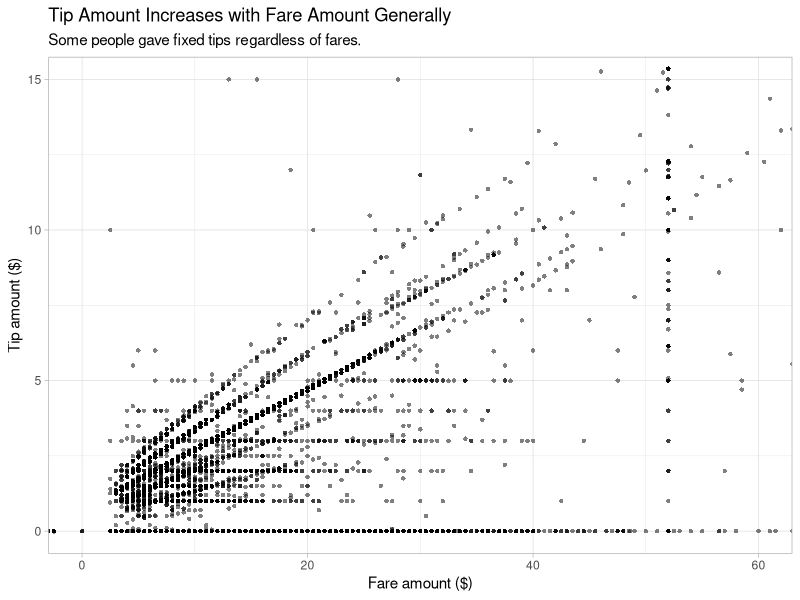
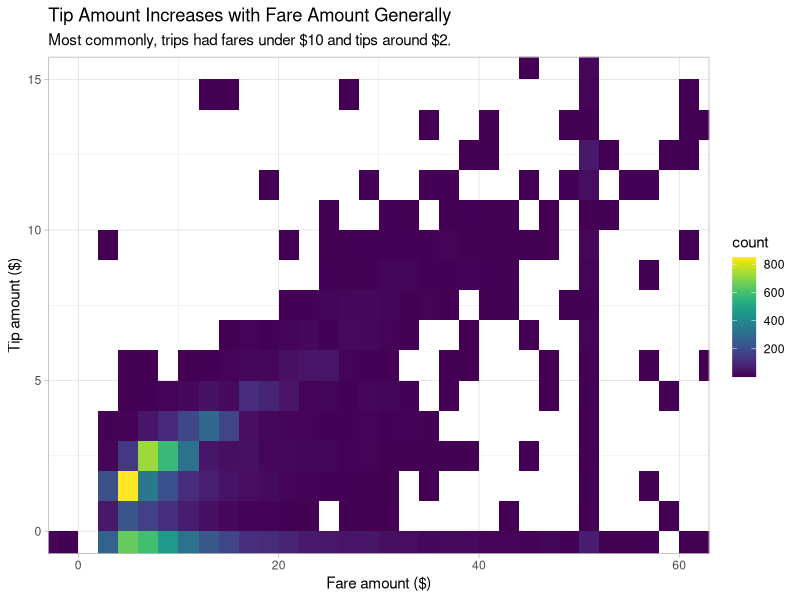
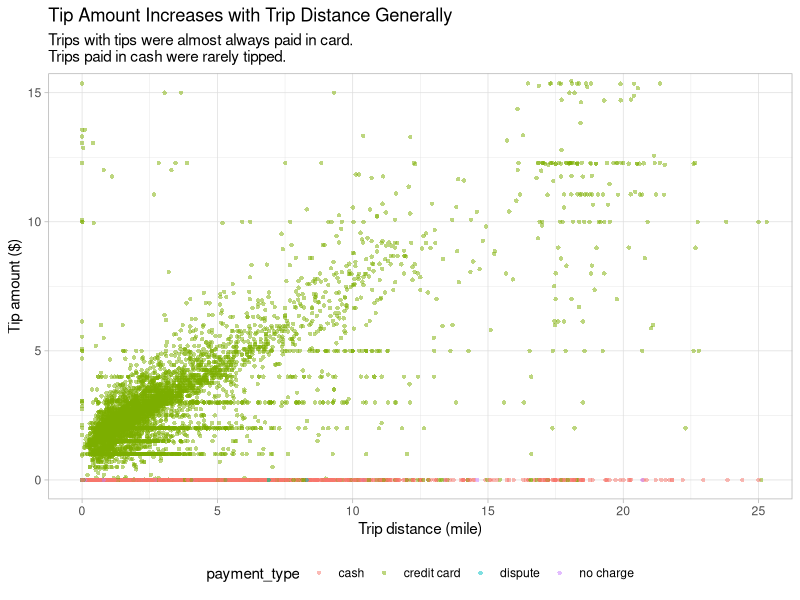
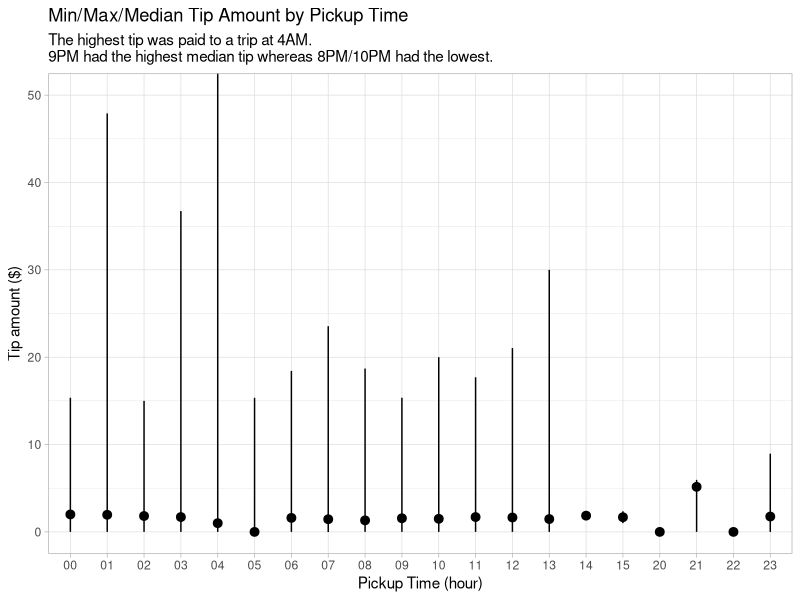

R code for these plots, in order:
# HW6: ggplot_taxi
#'
# In this exercise, you have to recreate the figures found at
# the left of the instructions.
# We suggest functions you can use to create the plots, but
# you are free to use the method you are the most comfortable with.
# Make sure that the figures look exactly like the ones you are supposed to create.
#'
# In this exercise, you will familiarize yourself with data visualization using
# ggplot.
#'
# Throughout the exercise:
#    - Use `theme_light()` for the plots.
#    - Set `alpha = 0.5` and `stoke = 0` for `geom_point()` to avoid overplotting.
#    - For good practice, make sure every graph is complete. Follow the
#      instructions for labelling exactly to get the correct answer.
#    - Do NOT use `for`, `while` or `repeat` loops.
#    - Use `%>%` to structure your operations.
#'
# 1. Load the packages `tidyverse` and `viridis`.
#    Use `read_csv()` to read the dataset `nyc_taxi` (located in directory `data/`).
#    Store the corresponding dataframe into a tibble `taxi`.
#    In the following exercises, we will explore how `tip_amount` depends on
#    other features.
## Do not modify this line!
library(tidyverse)
library(viridis)
taxi <- read_csv("data/nyc_taxi.csv")



# 2. Draw a scatterplot for `tip_amount` vs. `fare_amount`.
#    For a better view, we will remove the nagative fare values and some outliers
#    by zooming in. You can use any of the three methods discussed in class.
#    To do this, you can use:
#       - `ggplot()` to initialize a ggplot object and specify the variables to plot.
#       - `geom_point()` to draw the scatterplot.
#       - `coord_cartesian()` with `xlim = c(0, 60)` and `ylim = c(0, 15)` to
#         keep `fare_amount` in [0, 60] and `tip_amount` in [0, 15].
#       - `labs()` to format the labels such that:
#          - `title = "Tip Amount Increases with Fare Amount Generally"`
#          - `subtitle = "Some people gave fixed tips regardless of fares."`
#          - `x = "Fare amount ($)"`
#          - `y = "Tip amount ($)"`
#    Store the plot into a `ggplot` object `g1`.
#    Some explanations for the pattern:
#       - Prominent diagonal lines: tip amount increases with fare amount.
#         People generally tip at a certain percentage of the fare, which is
#         very likely due to the tip choices provided when people pay with
#         credit card.
#       - Prominent horizontal lines: a group of people give fixed tips
#         regardless of fares.
#       - Vertical line at $52 fare: tip choices vary a lot at this fare.
## Do not modify this line!
g1 <- ggplot(data = taxi, mapping = aes(x = fare_amount, y = tip_amount)) +
  geom_point(alpha = 0.5, stroke = 0) + 
  coord_cartesian(xlim = c(0,60), ylim = c(0, 15)) +
  labs(title = "Tip Amount Increases with Fare Amount Generally",
       subtitle = "Some people gave fixed tips regardless of fares.",
       x = "Fare amount ($)",
       y = "Tip amount ($)") +
  theme_light()
g1


# 3. Heatmaps are useful for visualizing frequency counts and identifying clusters.
#    Draw a square heatmap for `tip_amount` vs. `fare_amount`, using `viridis`
#    for a perceptually uniform colormap.
#    To do this, you can use:
#       - `ggplot()` to initialize a ggplot object and specify the variables to plot.
#       - `geom_bin2d()` to draw a square heatmap (set `binwidth = c(2, 1)`).
#       - `coord_cartesian()` with `xlim = c(0, 60)` and `ylim = c(0, 15)` to
#         zoom in the figure as previous.
#       - `scale_fill_viridis()` to set `viridis` as the colormap.
#       - `labs()` to format the labels such that:
#          - `title = "Tip Amount Increases with Fare Amount Generally"`
#          - `subtitle = "Most commonly, trips had fares under $10 and tips around $2."``
#          - `x = "Fare amount ($)"`
#          - `y = "Tip amount ($)"`
#    Store the plot into a `ggplot` object `g2`.
## Do not modify this line!
g2 <- ggplot(data = taxi, mapping = aes(x = fare_amount, y = tip_amount)) +
  geom_bin2d(binwidth = c(2,1)) +
  coord_cartesian(xlim = c(0, 60), ylim = c(0, 15)) +
  scale_fill_viridis() +
  labs(title = "Tip Amount Increases with Fare Amount Generally",
       subtitle = "Most commonly, trips had fares under $10 and tips around $2.",
       x = "Fare amount ($)",
       y = "Tip amount ($)") +
  theme_light()
g2


# 4. Draw a scatterplot for `tip_amount` vs. `trip_distance`, with points
#    colored by `payment_type`.
#    To do this, you can use:
#       - `ggplot()` to initialize a ggplot object and specify the variables to plot.
#       - `geom_point()` to draw a scatterplot colored by `payment_type`.
#       - `coord_cartesian()` with `xlim = c(0, 25)` and `ylim = c(0, 15)` to
#         zoom in the figure as previous.
#       - `labs()` to format the labels such that:
#          - `title = "Tip Amount Increases with Trip Distance Generally"`
#          - `subtitle = paste("Trips with tips were almost always paid in card.",
#                              "Trips paid in cash were rarely tipped.", sep="\n")`
#          - `x = "Trip distance (mile)"`
#          - `y = "Tip amount ($)"`
#       - `theme()` to place the legend at the bottom of the figure.
#         (Note that this should be done AFTER setting `theme_light()` to
#         override the legend settings in the theme).
#    Store the plot into a `ggplot` object `g3`.
## Do not modify this line!
g3 <- ggplot(data = taxi, mapping = aes(x = trip_distance, y = tip_amount)) +
  geom_point(mapping = aes(color = payment_type), alpha = 0.5, stroke = 0) +
  coord_cartesian(xlim = c(0, 25), ylim = c(0, 15)) +
  labs(title = "Tip Amount Increases with Trip Distance Generally",
       subtitle = paste("Trips with tips were almost always paid in card.",
                        "Trips paid in cash were rarely tipped.", sep="\n"),
       x = "Trip distance (mile)",
       y = "Tip amount ($)") +
  theme_light() +
  theme(legend.position = "bottom")
g3


# 5. Make a new tibble `taxi_new` of size 10,000 x 2 with two columns,
#    `tip_amount` and `pickup_time`. `pickup_time` is a new column indicating
#    when a ride starts in hour.
#    To do this, you can use:
#       - `mutate()` with `format()` to take the hour component from
#         `tpep_pickup_datetime`.
#       - `dplyr::select()` to select the two columns of interest.
#         (Note: we need to enforce the use of `dplyr` to resolve function
#         conflicts with other packages such as `MASS`.)
#    To check your result, the tibble `taxi_new` prints to:
#    # A tibble: 10,000 x 2
#       tip_amount pickup_time
#            <dbl> <chr>
#     1       2.66 10
#     2       3.85 11
#     3       5    07
#     4       0    08
#     5       1.7  08
#     6       3.32 01
#     7       2.15 07
#     8       2.16 00
#     9       2.16 12
#    10       3.25 02
#    # … with 9,990 more rows
## Do not modify this line!
taxi_new <- taxi %>%
  mutate(pickup_time = format(tpep_pickup_datetime, "%H")) %>%
  select(tip_amount, pickup_time)
taxi_new


# 6. Draw a summary statistic plot for minimum, maximum and median of `tip_amount`
#    by `pickup_time`.
#    To do this, you can use:
#       - `ggplot()` to initialize a ggplot object and specify the variables to plot.
#       - `stat_summary()` to plot the `min`, `max` and `median` of `tip_amount`.
#       - `coord_cartesian()` with `ylim = c(0, 50)` to zoom in the figure as previous.
#       - `labs()` to format the labels such that:
#          - `title = "Min/Max/Median Tip Amount by Pickup Time"`
#          - `subtitle = paste("The highest tip was paid to a trip at 4AM.",
#          "9PM had the highest median tip whereas 8PM/10PM had the lowest.",
#          sep="\n")`
#          - `x = "Pickup Time (hour)"`
#          - `y = "Tip amount ($)"`
#    Store the plot a `ggplot` object `g4`.
## Do not modify this line!
g4 <- ggplot(taxi_new, mapping = aes(x = pickup_time, y = tip_amount)) +
  stat_summary(fun.y = median, fun.ymin = min, fun.ymax = max) +
  coord_cartesian(ylim = c(0, 50)) +
  labs(title = "Min/Max/Median Tip Amount by Pickup Time",
       subtitle = paste("The highest tip was paid to a trip at 4AM.", 
                        "9PM had the highest median tip whereas 8PM/10PM had the lowest.",
                        sep="\n"),
       x = "Pickup Time (hour)",
       y = "Tip amount ($)") +
  theme_light()
g4



